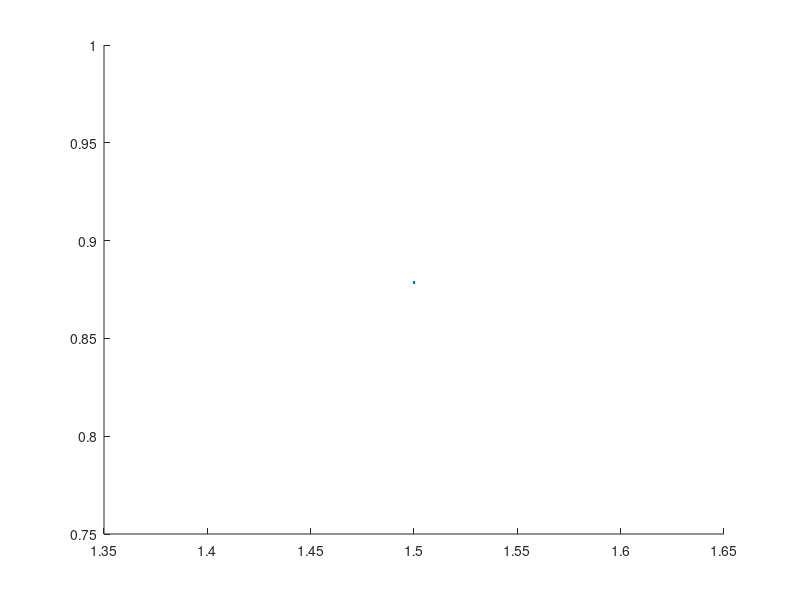

MATLAB code for this plot: (Note: this script raises an error after producing the figure.)
%% Inputs and Structure Parameters

y = 1500; % Range of wavelength in nm

% Angles
th = 0; % Incidence Angle (deg)
phi = 0; % Angle between 'x' axis and plane of incidence (deg)
psi = 0; % Polarization angle (deg) 0 -> TM, 90 -> TE

n_sweep = 1;
R_ww = zeros(length(n_sweep),length(y));

for ww=1:length(n_sweep)
% Unit cell parameters
D_x = 810; % Length of one period in 'x'
D_x = 2*round(D_x/2); % Scaled and rounded to nearest even number
D_y = D_x; % Length of one period in 'y'
N_z = 1; % No. of layers for Fourier analysis
h_z = 320; % Thickness of layers
h_g = 125; % Thickness of layers
z_l = [0,cumsum(h_z(1:N_z-1))]; % 'z' coordinate of each layer
L = 600;
w_1 = 230; % Width of Si bar 1
w_2 = 190; % Width of Si bar 2
C_1 = [405,405 - (w_1 + h_g)/2]; % Center of Si bar 1
C_2 = [405,405 + (w_2 + h_g)/2]; % Center of Si bar 1
C_c = [D_x/2,D_y/2]; % Center of unit cell
N_l = N_z + 2; % Total layers

% Fourier modes to consider in calculations (ODD)
N_x = 9; %=1; for uncarved % Number of Fourier modes in x direction 
N_y = 9; %=1; for uncarved % Number of Fourier modes in y direction
Nt = N_x*N_y;

% Preallocations
ky = 2*pi./y; % Wavenumbers
I = eye(Nt); II = eye(2*Nt); % Identity matrices
ZZ = zeros(2*Nt);
EPS = zeros(Nt,Nt,N_z);
EPSyx = zeros(Nt,Nt,N_z);
EPSxy = zeros(Nt,Nt,N_z);
W = zeros(2*Nt,2*Nt,N_l);
V = zeros(2*Nt,2*Nt,N_l);
X = zeros(2*Nt,2*Nt,N_l);
DEr = zeros(length(y),length(th),length(psi));
DEt = zeros(length(y),length(th),length(psi));

% Foruier mode numbers and arrays
mx = (-(N_x-1)/2:(N_x-1)/2)';
my = (-(N_y-1)/2:(N_y-1)/2);
m0x = (N_x+1)/2;
m0y = (N_y+1)/2;
m0 = (Nt+1)/2;

%% Materials
n_Air = 1;
n_Sen = n_sweep(ww);
n_Si = 3.46;
n_SiO2 = 1.5;

%% Index profile of moth eye structures
% Build the structure as a binary 3D matrix
zoom = 4;
G_x = zoom*D_x; G_y = zoom*D_y;
indexProfLog = false(G_x,G_y,N_z);
centre = [G_x,G_y]/2;
w_1z = zoom*w_1;
w_2z = zoom*w_2;
L_z = zoom*L;
C_1z = zoom*C_1;
C_2z = zoom*C_2;
C_cz = zoom*C_c;

for nn=1:N_z
%     indexProfLog(C_cz(1)-L_z/2:C_cz(1)+L_z/2,...
%         C_cz(2)-w_1z/2:C_cz(2)+w_1z/2,nn) = true;
    indexProfLog(C_1z(1)-L_z/2:C_1z(1)+L_z/2,...
        C_1z(2)-w_1z/2:C_1z(2)+w_1z/2,nn) = true;
    indexProfLog(C_2z(1)-L_z/2:C_2z(1)+L_z/2,...
        C_2z(2)-w_2z/2:C_2z(2)+w_2z/2,nn) = true;
end
    
%% Structure Analysis

% Permittivity and refractive indices
n_1 = n_Air; % Refractive index of incidence medium
n_2 = n_Si; % Refractive index of material in structure
n_3 = n_SiO2; % Refractive index of transmission medium

% Permittivity matrices for each layer
indexProf = ones(G_x,G_y);
for nn=1:N_z
    indexProf(indexProfLog(:,:,nn)) = n_2^2;
    if nn==2
        indexProf(~indexProfLog(:,:,nn)) = n_Air^2;
    else
        indexProf(~indexProfLog(:,:,nn)) = n_Sen^2;
    end

    eps_fft = fftshift(fft2(indexProf))/(G_x*G_y);
    eps_mn = eps_fft(G_x/2+2-N_x:G_x/2+N_x,G_y/2+2-N_y:G_y/2+N_y);

    for pp = 1:N_x
        for qq = 1:N_y
            EE = rot90(eps_mn(pp:pp+N_x-1,qq:qq+N_y-1),2);
            EPS(pp+N_x*(qq-1),:,nn) = reshape(EE,1,[]);
        end
    end

    i_iepsx_mj = zeros(N_x,G_y,N_x);
    iepsx_fft = fftshift(fft(indexProf.^(-1),[],1),1)/(G_x);

    for qq=1:G_y
        iepsx_m = iepsx_fft(G_x/2+2-N_x:G_x/2+N_x,qq);
        iepsx_mj = toeplitz(iepsx_m(N_x:2*N_x-1),flip(iepsx_m(1:N_x)));

        i_iepsx_mj(:,qq,:) = inv(iepsx_mj);
    end

    epsxy_fft = fftshift(fft(i_iepsx_mj,[],2),2)/(G_y);
    epsxy_mnj = epsxy_fft(:,G_y/2+2-N_y:G_y/2+N_y,:);

    E4 = zeros(N_x,N_y,N_x,N_y);

    for pp = 1:N_x
        for qq = 1:N_x
            E4(pp,:,qq,:) = toeplitz(epsxy_mnj(pp,N_y:2*N_y-1,qq),flip(epsxy_mnj(pp,1:N_y,qq)));
        end
    end

    EPSxy(:,:,nn) = reshape(E4,[N_x*N_y,N_x*N_y]);

    i_iepsy_nl = zeros(G_x,N_y,N_y);
    iepsy_fft = fftshift(fft(indexProf.^(-1),[],2),2)/(G_y);

    for pp=1:G_x
        iepsy_n = iepsy_fft(pp,G_y/2+2-N_y:G_y/2+N_y);
        iepsy_nl = toeplitz(iepsy_n(N_y:2*N_y-1),flip(iepsy_n(1:N_y)));

        i_iepsy_nl(pp,:,:) = inv(iepsy_nl);
    end

    epsyx_fft = fftshift(fft(i_iepsy_nl,[],1),1)/(G_x);
    epsyx_mnl = epsyx_fft(G_x/2+2-N_x:G_x/2+N_x,:,:);

    E4 = zeros(N_x,N_y,N_x,N_y);

    for rr = 1:N_y
        for ss = 1:N_y
            E4(:,rr,:,ss) = toeplitz(epsyx_mnl(N_x:2*N_x-1,rr,ss),flip(epsyx_mnl(1:N_x,rr,ss)));
        end
    end

    EPSyx(:,:,nn) = reshape(E4,[N_x*N_y,N_x*N_y]);
end

%% Begin loop in wavelength, polarization and incidence angle

for yy=1:length(y)
    uy = y(yy)/1000; % Wavelength in micron
    for ss=1:length(psi)
        for tt=1:length(th)
            % Incident Field
            u_x = cosd(psi(ss))*cosd(phi)*cosd(th(tt)) - sind(psi(ss))*sind(phi);
            u_y = cosd(psi(ss))*sind(phi)*cosd(th(tt)) + sind(psi(ss))*cosd(phi);

            % Wavenumber Matrices
            k_0 = ky(yy);

            k_xi = k_0*n_1*sind(th(tt))*cosd(phi) + 2*pi*mx/D_x;
            k_yi = k_0*n_1*sind(th(tt))*sind(phi) + 2*pi*my/D_y;
            k_x_mn = reshape(repmat(k_xi,1,N_y),[],1);
            k_y_mn = reshape(repmat(k_yi,N_x,1),[],1);

            k_1_zmn = conj(((n_1*k_0)^2*ones(Nt,1) - k_x_mn.^2 - k_y_mn.^2).^(1/2));
% 			k_2_zmn = conj(((n_2*k_0)^2*ones(Nt,1) - k_x_mn.^2 - k_y_mn.^2).^(1/2));
            k_3_zmn = conj(((n_3*k_0)^2*ones(Nt,1) - k_x_mn.^2 - k_y_mn.^2).^(1/2));

            K_x = 1i*diag(k_x_mn/k_0);
            K_y = 1i*diag(k_y_mn/k_0);

            %% Eigenmatrices

            % Eigenvalue formulation for the grating region
            for nn=1:N_z
                F11 = -K_x*(EPS(:,:,nn)\K_y);
                F12 = I + K_x*(EPS(:,:,nn)\K_x);
                F21 = -I - K_y*(EPS(:,:,nn)\K_y);
                F22 = K_y*(EPS(:,:,nn)\K_x);
                F = [F11 F12;F21 F22];

                G11 = -K_x*K_y;
                G12 = EPSyx(:,:,nn) + K_x^2;
                G21 = -EPSxy(:,:,nn) - K_y^2;
                G22 = K_x*K_y;
                G = [G11 G12;G21 G22];

                [W(:,:,nn+1), Q] = eig(F*G);
                Q = (sqrt(Q));
                qm = diag(Q);
                V(:,:,nn+1) = -G*W(:,:,nn+1)/Q;
                X(:,:,nn+1) = diag(exp(-k_0*qm*h_z(nn)));
            end

            % Eigenmatrices for reflection and transmission layers
            W(:,:,1) = II;
            W(:,:,N_l) = II;

            VIxx = (1i/k_0)*diag((k_x_mn.*k_y_mn)./k_1_zmn);
            VIxy = (1i/k_0)*diag((k_y_mn.^2 + k_1_zmn.^2)./k_1_zmn);
            VIyx = -(1i/k_0)*diag((k_x_mn.^2 + k_1_zmn.^2)./k_1_zmn);
            VIyy = -VIxx;
            V(:,:,1) = [VIxx VIxy;VIyx VIyy];
            X(:,:,1) = II;

            VIIxx = (1i/k_0)*diag((k_x_mn.*k_y_mn)./k_3_zmn);
            VIIxy = (1i/k_0)*diag((k_y_mn.^2 + k_3_zmn.^2)./k_3_zmn);
            VIIyx = -(1i/k_0)*diag((k_x_mn.^2 + k_3_zmn.^2)./k_3_zmn);
            VIIyy = -VIIxx;
            V(:,:,N_l) = [VIIxx VIIxy;VIIyx VIIyy];
            X(:,:,N_l) = II;

            %% S matrix calculation

            % Preallocating
            Suu = II;
            Sud = ZZ;
            Sdu = ZZ;
            Sdd = II;

            for ll=1:N_l-1
                S = [W(:,:,ll+1) -W(:,:,ll);V(:,:,ll+1) V(:,:,ll)]\[W(:,:,ll)*X(:,:,ll) -W(:,:,ll+1)*X(:,:,ll+1);V(:,:,ll)*X(:,:,ll) V(:,:,ll+1)*X(:,:,ll+1)];

                % Cascade the next interface to the current S matrix
                Auu = Suu;
                Aud = Sud;
                Adu = Sdu;
                Add = Sdd;
                Buu = S(1:2*Nt,1:2*Nt);
                Bud = S(1:2*Nt,2*Nt+1:4*Nt);
                Bdu = S(2*Nt+1:4*Nt,1:2*Nt);
                Bdd = S(2*Nt+1:4*Nt,2*Nt+1:4*Nt);

                Suu = Buu*((II-Aud*Bdu)\Auu);
                Sud = Bud+(Buu*Aud*((II-Bdu*Aud)\Bdd));
                Sdu = Adu+(Add*Bdu*((II-Aud*Bdu)\Auu));
                Sdd = Add*((II-Bdu*Aud)\Bdd);
            end

            %% Efficiency

            R_xy = u_x*Sdu(:,m0)+u_y*Sdu(:,Nt+m0);
            T_xy = u_x*Suu(:,m0)+u_y*Suu(:,Nt+m0);

            R_z = (k_x_mn./k_1_zmn).*R_xy(1:Nt) + (k_y_mn./k_1_zmn).*R_xy(Nt+1:2*Nt);
            T_z = -(k_x_mn./k_3_zmn).*T_xy(1:Nt) - (k_y_mn./k_3_zmn).*T_xy(Nt+1:2*Nt);

            R_xyz = [R_xy;R_z]; T_xyz = [T_xy;T_z];

            DEri = real([(k_1_zmn/k_1_zmn(m0));(k_1_zmn/k_1_zmn(m0));(k_1_zmn/k_1_zmn(m0))]).*(R_xyz.*conj(R_xyz));
            DEti = real([(k_3_zmn/k_1_zmn(m0));(k_3_zmn/k_1_zmn(m0));(k_3_zmn/k_1_zmn(m0))]).*(T_xyz.*conj(T_xyz));

            DEr(yy,tt,ss) = sum(DEri(:));
            DEt(yy,tt,ss) = sum(DEti(:));
            disp([num2str(yy),'/',num2str(length(y)),', ',num2str(ww),'/',num2str(length(n_sweep))]) % Display progress
        end
    end
end

%% Plot

% Angular Spectrum
pp = 1; % Select the polarization for the plot in terms of psi(pp)
% figure('Units','inches','Position',[5 2 6 5]);
% h = pcolor(y/1000,th,DEr(:,:,pp)');
% set(h,'linestyle','none');
% set(gca,'fontsize',20);
% colormap('jet');
% bb = colorbar;
% bb.Label.String = 'Reflectance';
% bb.Label.Rotation = 270;
% clims = get(gca,'clim');
% bb.Label.Position = [3.75,(clims(1)+clims(2))/2,0];
% caxis([0,1]);
% xlabel('$\lambda (\mum)$','interpreter','latex');
% ylabel('$\theta (^o)$','interpreter','latex');

% Line Plot
tt = 1; % [1,121,241]; % Incidence angles to be plotted in terms of th(tt)
% figure('Units','inches','Position',[5 2 6 5]);
hold on
plot(y/1000,DEr(:,tt(1),pp),'linewidth',2);
% hold on
for aa=2:length(tt)
    plot(y/1000,DEr(:,tt(aa),pp),'linewidth',2);
end
xlim([min(y),max(y)]/1000);
xlabel('\lambda (μm)');
ylabel('Reflectance','interpreter','latex');
% title(['$\phi = ',num2str(phi),'^\circ$'],'interpreter','latex');
set(gca,'fontsize',18);
set(gca,'fontname','Times New Roman');
ylim([0,1]);
labels = cell(size(tt));
for aa=1:length(tt)
    labels(aa) = {['\theta = ',num2str(th(tt(aa))),'\circ']};
end

R_ww(ww,:) = DEr(:,tt(1),pp);

end
